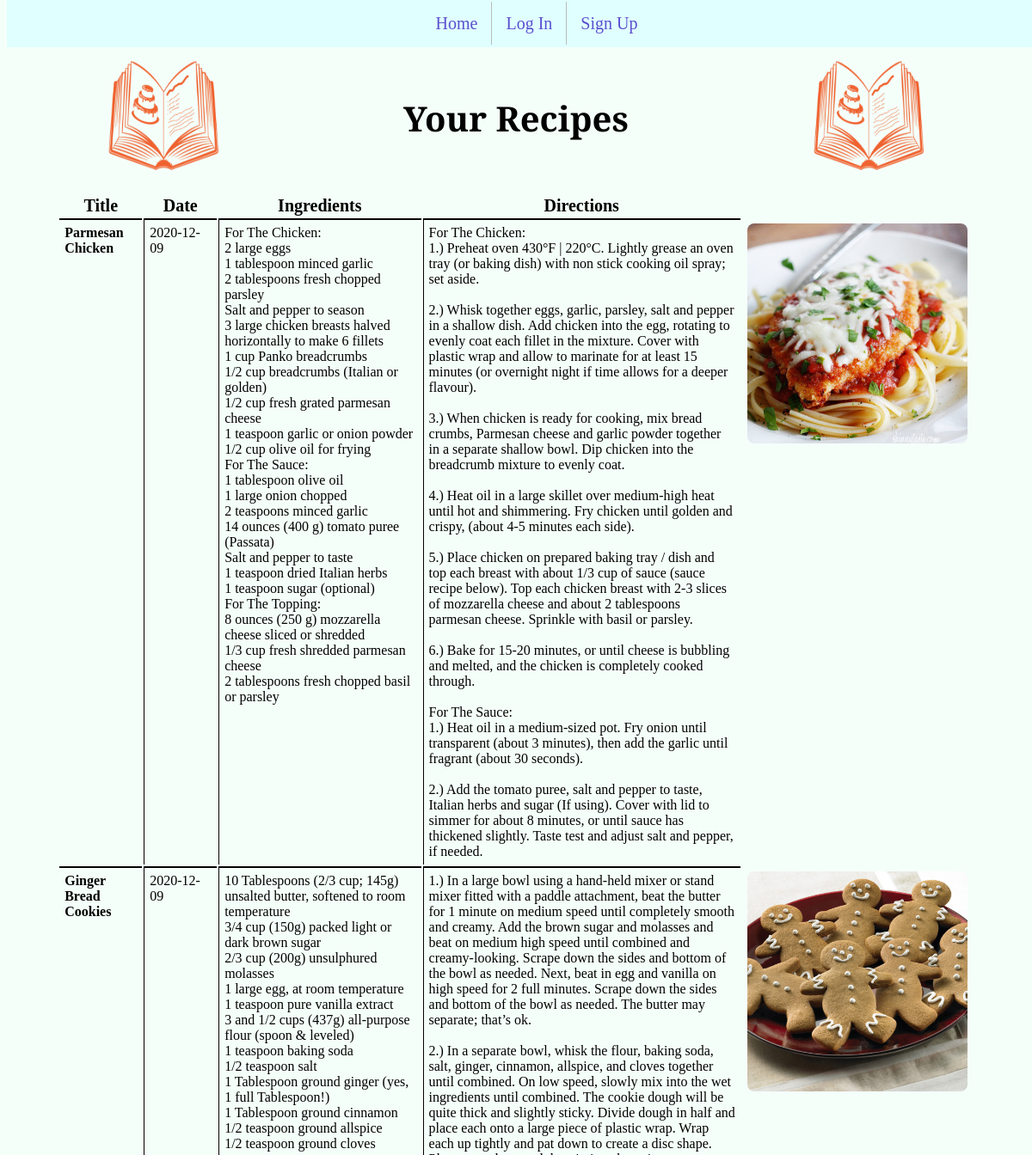
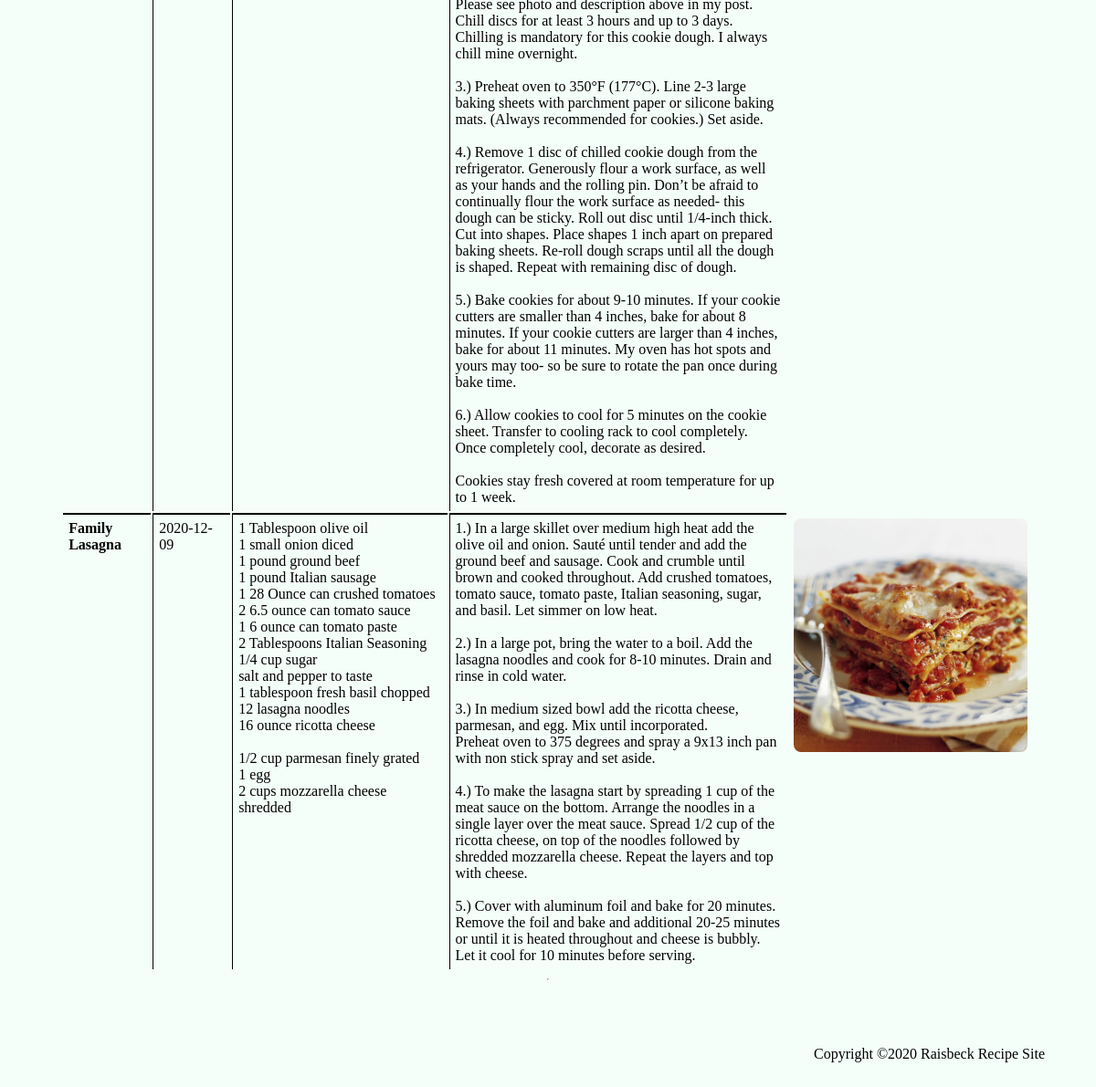
The app's page /viewprofile.php?userid=3 with its own data (2 pictures, top to bottom).
### tables this page shows
CREATE TABLE `recipeList` (
  `id` int NOT NULL AUTO_INCREMENT,
  `user_id` int NOT NULL,
  `title` varchar(150) DEFAULT NULL,
  `date` datetime DEFAULT NULL,
  `ingredients` varchar(8000) DEFAULT NULL,
  `directions` varchar(8000) DEFAULT NULL,
  `dishPicture` varchar(150) DEFAULT NULL,
  PRIMARY KEY (`id`),
  KEY `user_id` (`user_id`),
  CONSTRAINT `recipeList_ibfk_1` FOREIGN KEY (`user_id`) REFERENCES `recipeUser` (`userid`) ON DELETE CASCADE ON UPDATE CASCADE
);

### viewprofile.php (the view, shortened to what this page needs)
<?php
    require_once('header.php');
    require_once('navmenu.php');
    echo '<table border="0" cellpadding="2">';
    $cur_page = isset($_GET['page']) ? $_GET['page'] : 1;
    $results_per_page = 5;
    $skip = (($cur_page - 1) * $results_per_page);
    $dbc = mysqli_connect(DB_HOST, DB_USER, DB_PASSWORD, DB_NAME)
            or die('Error connecting to MySQL server.');
    if (!isset($_GET['userid'])) {
        $query = "SELECT * FROM recipeList WHERE user_id = '" .
                $_SESSION['userid'] . "'ORDER BY date DESC";
    }
    else {
        $query = "SELECT * FROM recipeList WHERE user_id = '" .
                $_GET['userid'] . "' ORDER BY date DESC";
    }
    $query = $query . " LIMIT $skip, $results_per_page";
    $result = mysqli_query($dbc, $query);
    echo '<table class="results">';
    echo '<tr><th>Title</th>
            <th>Date</th>
            <th>Ingredients</th>
            <th>Directions</th>
            <th></th></tr>';
    while ($row = mysqli_fetch_array($result)) {
        echo '<tr>';
        echo '<td style="font-weight:bold" valign="top" width="10%">' . $row['title'] . '</td>';
        echo '<td valign="top" width="10%">' . substr($row['date'], 0, 10) . '</td>';
        echo '<td valign="top" width="30%">' . preg_replace("/\r\n/", "<br />", $row['ingredients']) . '</td>';
        echo '<td valign="top" width="50%">' . preg_replace("/\r\n/", "<br />", $row['directions']) . '</td>';
        if (is_file(RECIPE_UPLOADPATH . $row['dishPicture'])
                && filesize(RECIPE_UPLOADPATH . $row['dishPicture']) > 0) {
            echo '<td valign="top"><img src="' . RECIPE_UPLOADPATH . $row['dishPicture'] . '"
                    alt="Dish image" /></td></tr>';
        }
        else {
            echo '<td valign="top" width="20%">' . $row['dishPicture'] . '</td>';
        }
    }
    echo '</table>';
    require_once('footer.php');
?>

### proj4style.css (style rules this page uses)
th { font-size: 20px; }
td { padding: 6px; border-left: 1px solid black; border-top: 2px solid black; }
td:last-child { border-top: none; }
td:first-child, td:last-child { border-left: none; }
html,body { height: 100%; background-color: #f5fffa; margin-top: 20px; }
body { display: flex; flex-direction: column; }
img { width: 256px; height: 256px; border-radius: 8px; }
.results { padding-left: 5%; padding-right: 5%; }

### records on screen
recipelist: title "Parmesan Chicken", date "2020-12-09", ingredients "For The Chicken: 2 large eggs 1 tablespoon minced garlic 2 tablespoons fresh chopped parsley Salt and pepper to season 3 large chicken breasts halved horizontally to make 6 fillets 1 cup Panko breadcrumbs 1/2 cup breadcrumbs (Italian or golden) 1/2 cup fresh grated parmesan cheese 1 teaspoon garlic or onion powder 1/2 cup olive oil for frying For The Sauce: 1 tablespoon olive oil 1 large onion chopped 2 teaspoons minced garlic 14 ounces (400 g) tomato puree (Passata) Salt and pepper to taste 1 teaspoon dried Italian herbs 1 teaspoon sugar (optional) For The Topping: 8 ounces (250 g) mozzarella cheese sliced or shredded 1/3 cup fresh shredded parmesan cheese 2 tablespoons fresh chopped basil…", directions "For The Chicken: 1.) Preheat oven 430°F | 220°C. Lightly grease an oven tray (or baking dish) with non stick cooking oil spray; set aside. 2.) Whisk together eggs, garlic, parsley, salt and pepper in a shallow dish. Add chicken into the egg, rotating to evenly coat each fillet in the mixture. Cover with plastic wrap and allow to marinate for at least 15 minutes (or overnight night if time allows for a deeper flavour). 3.) When chicken is ready for cooking, mix bread crumbs, Parmesan cheese and garlic powder together in a separate shallow bowl. Dip chicken into the breadcrumb mixture to evenly coat. 4.) Heat oil in a large skillet over medium-high heat until hot and shimmering. Fry chicken…", dishPicture (picture)
recipelist: title "Ginger Bread Cookies", date "2020-12-09", ingredients "10 Tablespoons (2/3 cup; 145g) unsalted butter, softened to room temperature 3/4 cup (150g) packed light or dark brown sugar 2/3 cup (200g) unsulphured molasses 1 large egg, at room temperature 1 teaspoon pure vanilla extract 3 and 1/2 cups (437g) all-purpose flour (spoon & leveled) 1 teaspoon baking soda 1/2 teaspoon salt 1 Tablespoon ground ginger (yes, 1 full Tablespoon!) 1 Tablespoon ground cinnamon 1/2 teaspoon ground allspice 1/2 teaspoon ground cloves", directions "1.) In a large bowl using a hand-held mixer or stand mixer fitted with a paddle attachment, beat the butter for 1 minute on medium speed until completely smooth and creamy. Add the brown sugar and molasses and beat on medium high speed until combined and creamy-looking. Scrape down the sides and bottom of the bowl as needed. Next, beat in egg and vanilla on high speed for 2 full minutes. Scrape down the sides and bottom of the bowl as needed. The butter may separate; that’s ok. 2.) In a separate bowl, whisk the flour, baking soda, salt, ginger, cinnamon, allspice, and cloves together until combined. On low speed, slowly mix into the wet ingredients until combined. The cookie dough will be…", dishPicture (picture)
recipelist: title "Family Lasagna", date "2020-12-09", ingredients "1 Tablespoon olive oil 1 small onion diced 1 pound ground beef 1 pound Italian sausage 1 28 Ounce can crushed tomatoes 2 6.5 ounce can tomato sauce 1 6 ounce can tomato paste 2 Tablespoons Italian Seasoning 1/4 cup sugar salt and pepper to taste 1 tablespoon fresh basil chopped 12 lasagna noodles 16 ounce ricotta cheese 1/2 cup parmesan finely grated 1 egg 2 cups mozzarella cheese shredded", directions "1.) In a large skillet over medium high heat add the olive oil and onion. Sauté until tender and add the ground beef and sausage. Cook and crumble until brown and cooked throughout. Add crushed tomatoes, tomato sauce, tomato paste, Italian seasoning, sugar, and basil. Let simmer on low heat. 2.) In a large pot, bring the water to a boil. Add the lasagna noodles and cook for 8-10 minutes. Drain and rinse in cold water. 3.) In medium sized bowl add the ricotta cheese, parmesan, and egg. Mix until incorporated. Preheat oven to 375 degrees and spray a 9x13 inch pan with non stick spray and set aside. 4.) To make the lasagna start by spreading 1 cup of the meat sauce on the bottom. Arrange the…", dishPicture (picture)

### other values on screen
$page_title "Your Recipes"
